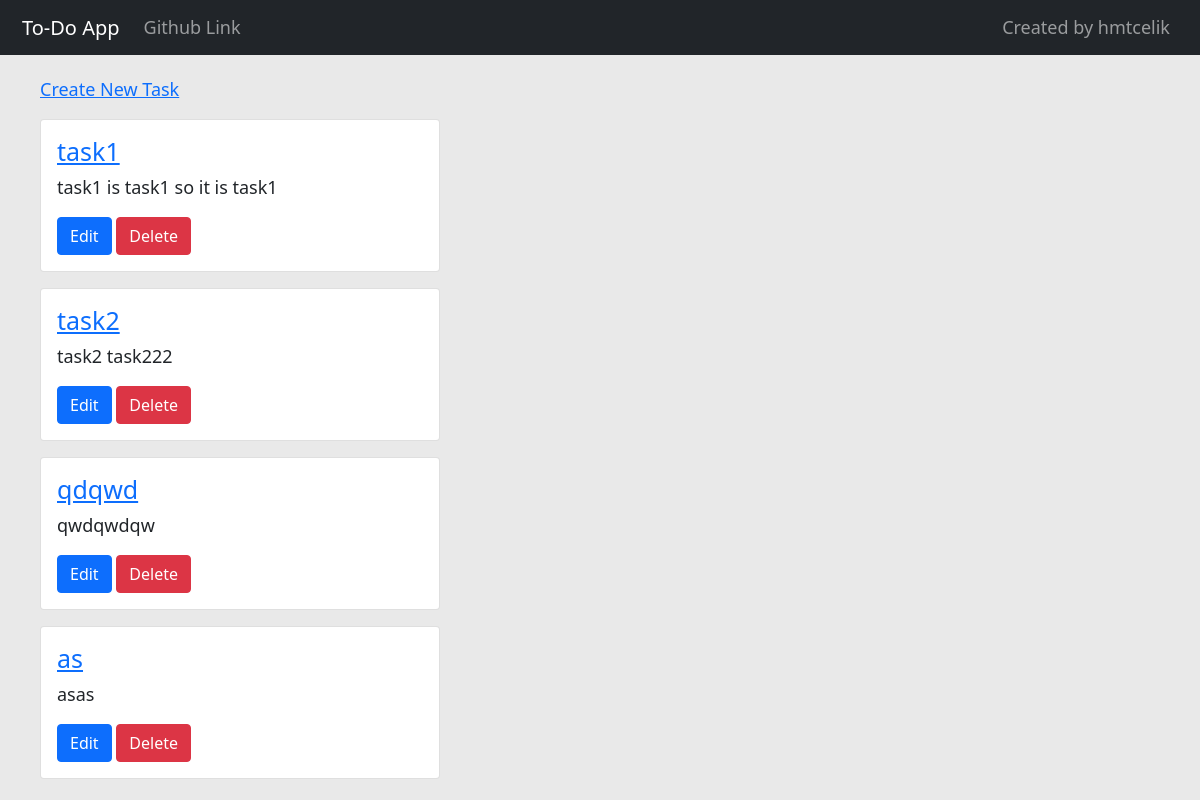
Before: / with the older database file.
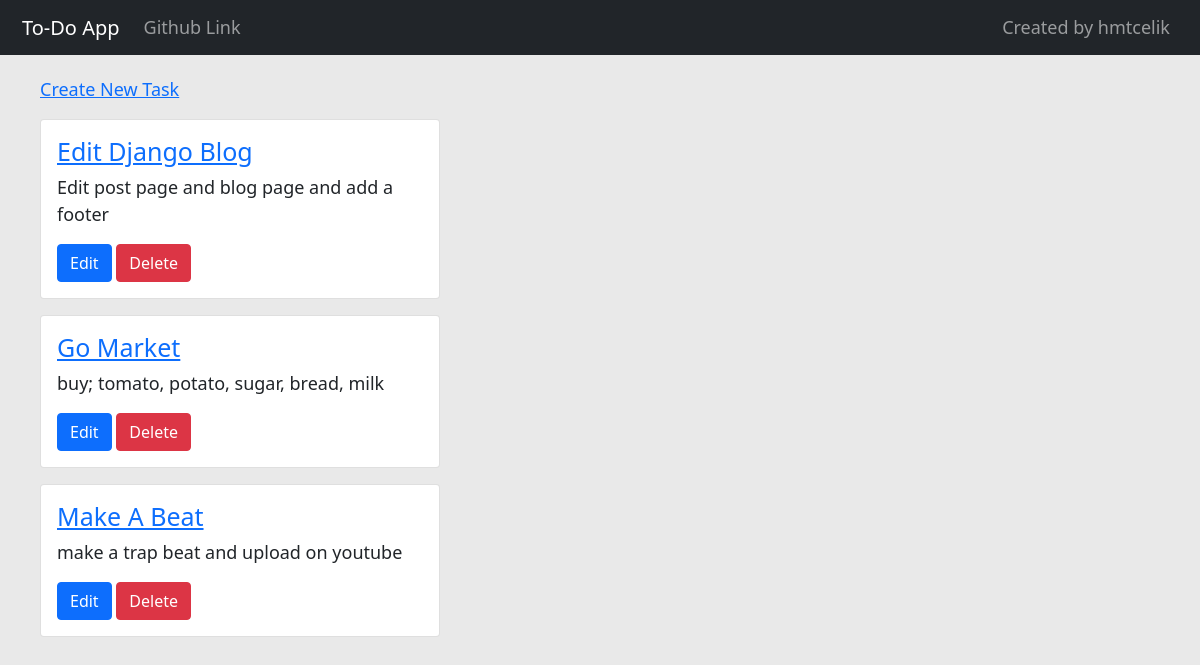
After: the same page with the newer database file.
### todoapp/models.py (models this page shows, shortened)
class task(models.Model):
    title = models.CharField(max_length=50)
    description = models.TextField(max_length=500)

### todoapp/views.py (the view)
# urls.py: path('', IndexView.as_view(), name='index'),
class IndexView(ListView):
    template_name = "index.html"
    context_object_name = 'all_tasks'
    model = task

### templates/index.html (shortened to what this page needs)
{% extends 'base.html' %}
{% block body %}
    <a href="{% url 'create' %}">Create New Task</a>
    {% if all_tasks%}
        {% for task in all_tasks %}
            <div class="card mt-3" style="width: 25rem;">
                <div class="card-body">
                    <h1><a href="{% url 'task' task.id %}">{{ task.title }}</a></h1>
                    <p class="card-text">{{ task.description|truncatechars:50 }}</p>
                    <a href="{% url 'edit' task.id %}" class="btn btn-primary">Edit</a>
                    <a href="{% url 'delete' task.id %}" class="btn btn-danger">Delete</a>
                </div>
            </div>
        {% endfor %}
    {% else %}
        <h3 style="margin-top:5px; padding: 13px 10px;">There is no task yet</h3>
    {% endif %}
{% endblock %}

### templates/base.html (shortened to what this page needs)
<!DOCTYPE html>
{% load static %}
<html lang="en">
<head>
    <link href="https://cdn.jsdelivr.net/npm/bootstrap@5.1.3/dist/css/bootstrap.min.css" rel="stylesheet">
</head>
<body>
    <nav class="navbar navbar-expand-lg navbar-dark bg-dark"style="padding: 6px 10px;">
        <div class="container-fluid">
        <a class="navbar-brand" href="{% url 'index'%}">To-Do App</a>
            <div class="collapse navbar-collapse" id="navbarSupportedContent">
                <ul class="navbar-nav me-auto mb-2 mb-lg-0">
                    <li class="nav-item">
                        <a class="nav-link" href="https://github.com/hmtcelik/To-Do-App" target="_blank">Github Link</a>
                    </li>
                </ul>
            </div>
            <div class="collapse navbar-collapse flex-grow-0" id="navbarSupportedContent">
                <ul class="navbar-nav text-right">
                    <li class="nav-item active">
                        <a class="nav-link" href="https://github.com/hmtcelik">Created by hmtcelik</a>
                    </li>
            </div>
        </div>
    </nav>
    <div class="container-fluid" style="padding: 5px 40px;">
            <div class="mt-3">
                {% block body %}
                {% endblock %}
            </div>
    </div>
</body>
</html>

### templates/base.html (style rules this page uses)
body { background: rgb(233, 233, 233); font-size: 18px; }
h1 { font-size: 25px; }

Changed rows visible on the page:
removed task: title "task1", description "task1 is task1 so it is task1"
removed task: title "task2", description "task2 task222"
removed task: title "qdqwd", description "qwdqwdqw"
removed task: title "as", description "asas"
added task: title "Edit Django Blog", description "Edit post page and blog page and add a footer"
added task: title "Go Market", description "buy; tomato, potato, sugar, bread, milk"
added task: title "Make A Beat", description "make a trap beat and upload on youtube"
